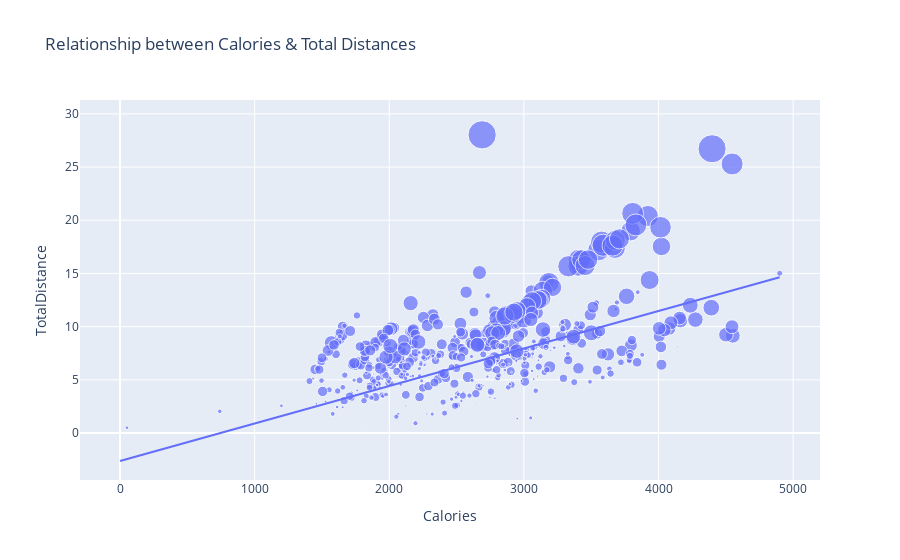

This figure's notebook cell:
### Markdown cell above
It is evident from the plot that there exists a linear correlation between the total number of steps taken and the amount of calories burned in a day.

### Code cell
figure = px.scatter(data_frame = df, x="Calories",
                    y="TotalDistance", size="VeryActiveDistance", 
                    trendline="ols", 
                    title="Relationship between Calories & Total Distances")
figure.show()

### Figure 1 — Plotly figure (JSON) as saved in the notebook; plotly's stock layout.template omitted (floating-point values rounded to 4 significant figures; data arrays with more than 128 entries replaced by an {"elided": "..."} marker saying what was removed)
{"data": [{"hovertemplate": "Calories=%{x}<br>TotalDistance=%{y}<br>VeryActiveDistance=%{marker.size}<extra></extra>", "legendgroup": "", "marker": {"color": "#636efa", "size": {"elided": "940 float values"}, "sizemode": "area", "sizeref": 0.0548, "symbol": "circle"}, "mode": "markers", "name": "", "orientation": "v", "showlegend": false, "type": "scatter", "x": {"elided": "940 int values"}, "xaxis": "x", "y": {"elided": "940 float values"}, "yaxis": "y"}, {"hovertemplate": "<b>OLS trendline</b><br>TotalDistance = 0.00352456 * Calories + -2.6295<br>R<sup>2</sup>=0.415976<br><br>Calories=%{x}<br>TotalDistance=%{y} <b>(trend)</b><extra></extra>", "legendgroup": "", "marker": {"color": "#636efa", "symbol": "circle"}, "mode": "lines", "name": "", "showlegend": false, "type": "scatter", "x": {"elided": "940 int values"}, "xaxis": "x", "y": {"elided": "940 float values"}, "yaxis": "y"}], "layout": {"legend": {"itemsizing": "constant", "tracegroupgap": 0}, "title": {"text": "Relationship between Calories & Total Distances"}, "xaxis": {"anchor": "y", "domain": [0, 1], "title": {"text": "Calories"}}, "yaxis": {"anchor": "x", "domain": [0, 1], "title": {"text": "TotalDistance"}}}}
